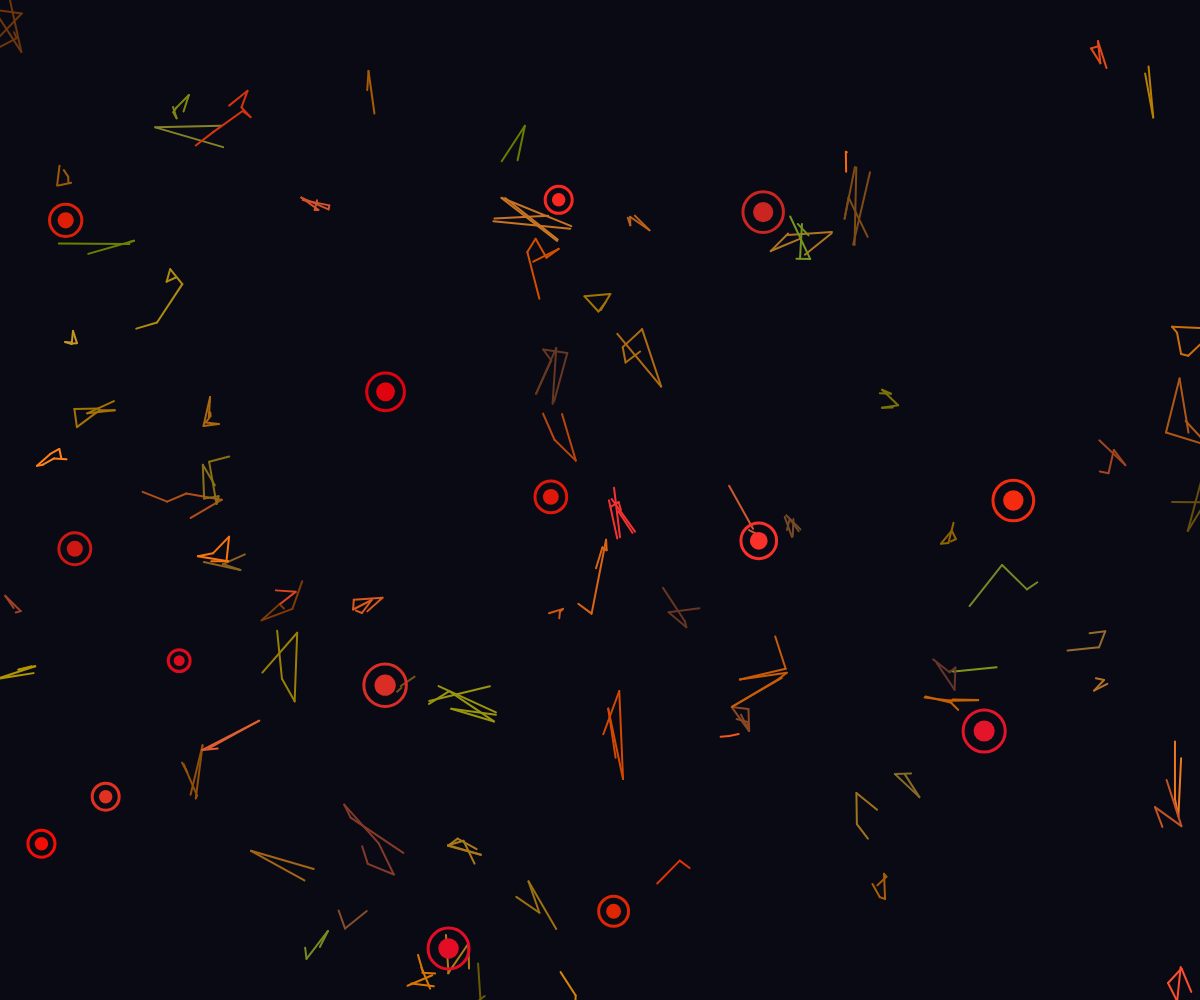
Frame 1 (no input)
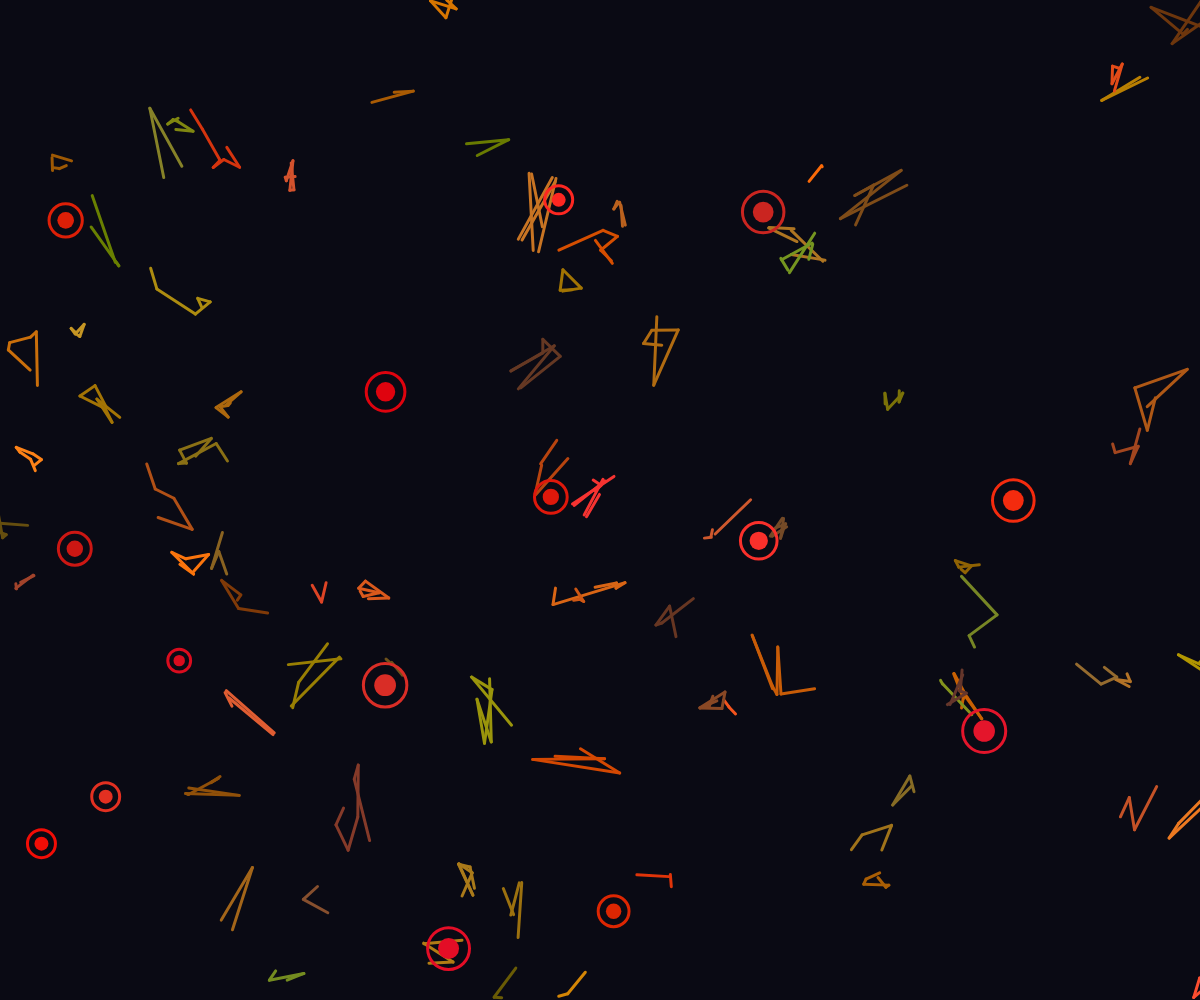
Frame 60 (no input)
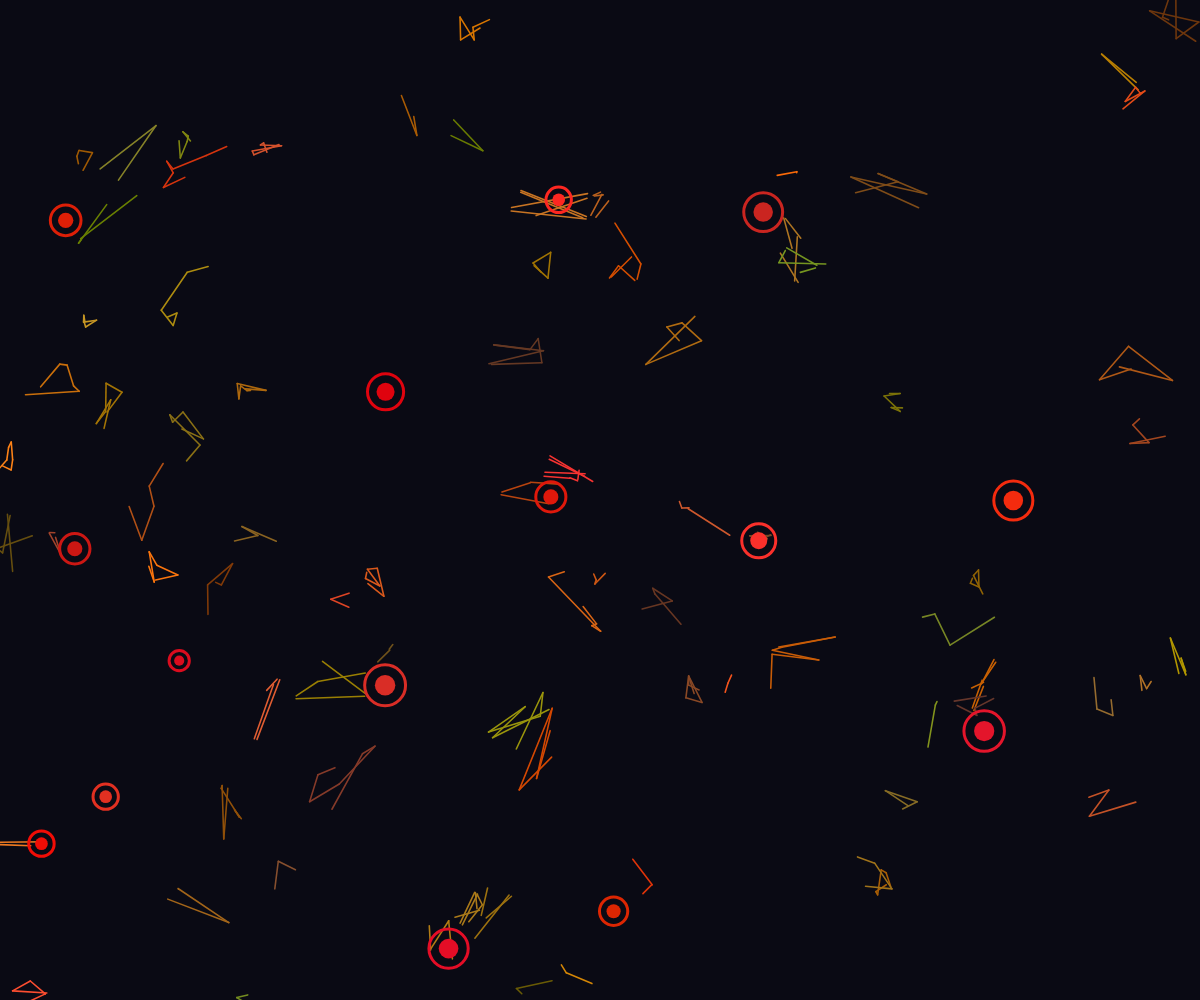
Frame 120 (the mouse pressed at the canvas centre since frame 60)

The p5.js sketch that drew these frames (run headless with seeded random() and noise() and a simulated clock; from frame 60 on, the mouse is pressed at the canvas centre):

// p5.js sketch
// ── sketch.js
let lines = [];
let nodes = [];
let frameCount = 0;

class Line {
  constructor() {
    this.x = random(width);
    this.y = random(height);
    this.vx = random(-0.5, 0.5);
    this.vy = random(-0.5, 0.5);
    this.length = random(30, 100);
    this.angle = random(TWO_PI);
    this.speed = random(0.01, 0.03);
    this.pulse = 0;
    this.color = color(random(100, 255), random(50, 150), random(0, 50));
    this.segments = [];
    this.segmentCount = floor(random(3, 8));
    for (let i = 0; i < this.segmentCount; i++) {
      this.segments.push({
        x: random(-this.length/2, this.length/2),
        y: random(-this.length/4, this.length/4)
      });
    }
  }

  update() {
    this.x += this.vx;
    this.y += this.vy;
    this.angle += this.speed;
    this.pulse = (sin(frameCount * 0.03) + 1) / 2;

    // Wrap around edges
    if (this.x < 0) this.x = width;
    if (this.x > width) this.x = 0;
    if (this.y < 0) this.y = height;
    if (this.y > height) this.y = 0;
  }

  display() {
    push();
    translate(this.x, this.y);
    rotate(this.angle);

    stroke(this.color);
    strokeWeight(1 + this.pulse * 2);
    
    // Draw segments
    for (let i = 0; i < this.segments.length - 1; i++) {
      let s1 = this.segments[i];
      let s2 = this.segments[i+1];
      
      // Apply oscillation when near a node
      let minDist = Infinity;
      for (let node of nodes) {
        let d = dist(s1.x, s1.y, node.x - this.x, node.y - this.y);
        if (d < minDist) minDist = d;
      }
      
      if (minDist < 60) {
        let oscillation = sin(frameCount * 0.1 + minDist * 0.1) * 3;
        line(s1.x, s1.y + oscillation, s2.x, s2.y + oscillation);
      } else {
        line(s1.x, s1.y, s2.x, s2.y);
      }
    }
    
    pop();
  }
}

class Node {
  constructor() {
    this.x = random(width);
    this.y = random(height);
    this.size = random(8, 20);
    this.color = color(random(200, 255), random(0, 50), random(0, 50)); // Red or green
    this.pulse = 0;
    this.type = random() > 0.5 ? 'red' : 'green';
  }

  display() {
    this.pulse = (sin(frameCount * 0.05) + 1) / 2;
    
    fill(this.color);
    noStroke();
    ellipse(this.x, this.y, this.size + this.pulse * 5);
    
    // Draw a glow
    noFill();
    stroke(this.color);
    strokeWeight(3);
    ellipse(this.x, this.y, this.size * 2 + this.pulse * 10);
  }
}

function setup() {
  createCanvas(windowWidth, windowHeight);
  frameRate(30);

  // Create lines
  for (let i = 0; i < 80; i++) {
    lines.push(new Line());
  }

  // Create nodes
  for (let i = 0; i < 15; i++) {
    nodes.push(new Node());
  }
}

function draw() {
  background(10, 10, 20);
  
  // Update and display lines
  for (let line of lines) {
    line.update();
    line.display();
  }

  // Display nodes
  for (let node of nodes) {
    node.display();
  }
  
  frameCount++;
}
